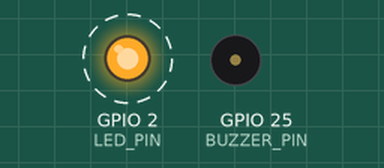
The sketch below on a simulated ESP32. Parts: output pins drawn as LEDs (lit = HIGH), buzzer (waves = sounding, pin HIGH). Dashed ring = blinking. WiFi joins after 1.5 s; servers stay silent unless stated; uploads are accepted with an empty reply; what the sketch prints to the serial monitor is not drawn.

Above: at 0.45 s.
Timing chart, 0 to 3.2 s (numbered marks = the images above):
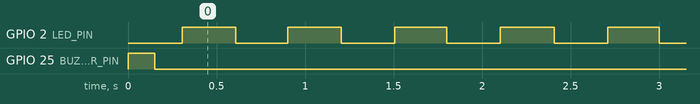

The sketch:

qravy_buzzer.ino
```cpp
/*
  Qravy counter buzzer — ESP32 (Arduino IDE)

  Beeps once every second while the restaurant has a new order (dine-in, online delivery or pickup) or a table
  calling for a waiter — until a staff member taps "Silence buzzer" on the Qravy dashboard (Orders or Service
  Requests page). Details: docs/buzzer-device.md

  Board:     any ESP32 (e.g. "ESP32 Dev Module"). An Arduino Uno / Nano has no Wi-Fi — it won't work.
  Libraries: none to install — everything comes with the ESP32 board package.
  Wiring:    buzzer + → GPIO 25 (a big / loud buzzer: through a transistor), buzzer − → GND.
             The on-board LED (GPIO 2) blinks while it can't reach Qravy, and stays on when all is well.
*/
#include <WiFi.h>
#include <WiFiClientSecure.h>
#include <HTTPClient.h>
#include <esp_task_wdt.h>

// ============================== YOUR SETTINGS ==============================
const char* WIFI_NAME     = "RESTAURANT-WIFI";            // the restaurant's Wi-Fi name (2.4 GHz)
const char* WIFI_PASSWORD = "WIFI-PASSWORD";              // its password

// The restaurant's subdomain — the part before .qravy.com in its link (https://sholoaanabangali.qravy.com)
const char* SUBDOMAIN     = "sholoaanabangali";
// Only one branch should ring this buzzer? Its branch link name (e.g. "gulshan"). Leave "" for every branch.
const char* BRANCH        = "";

const int  BUZZER_PIN        = 25;     // the buzzer
const int  LED_PIN           = 2;      // the on-board LED
const bool PASSIVE_BUZZER    = false;  // false: an "active" buzzer (beeps on its own when powered — most common)
                                       // true:  a "passive" buzzer (needs a tone — it only clicks otherwise)
const bool ACTIVE_LOW        = false;  // true for 3-pin buzzer modules that beep when the pin is LOW
const int  BEEP_LENGTH_MS    = 300;    // how long each beep is (it repeats every second)
// ===========================================================================

const char* QRAVY = "https://admin.qravy.com";  // Qravy's address (no need to change)
String apiLink;                                 // built from SUBDOMAIN / BRANCH in setup()

const uint32_t BEEP_EVERY_MS   = 1000;  // one beep per second
const uint32_t CHECK_EVERY_MS  = 2000;  // ask Qravy every 2 seconds
const uint32_t HTTP_TIMEOUT_MS = 4000;  // never wait longer than this for an answer
const uint32_t GIVE_UP_MS      = 60000; // no answer for a minute: stop beeping (staff can't silence it from here)

volatile bool ringing = false;          // what Qravy said last: true = beep
volatile uint32_t lastGoodAnswer = 0;   // millis() of the last answer from Qravy

void buzzer(bool on) {
  if (PASSIVE_BUZZER) {
    if (on) tone(BUZZER_PIN, 2700);
    else noTone(BUZZER_PIN);
  } else {
    digitalWrite(BUZZER_PIN, (on != ACTIVE_LOW) ? HIGH : LOW);
  }
}

void connectWifi() {
  if (WiFi.status() == WL_CONNECTED) return;
  WiFi.mode(WIFI_STA);
  WiFi.setAutoReconnect(true);
  WiFi.begin(WIFI_NAME, WIFI_PASSWORD);
  uint32_t start = millis();
  while (WiFi.status() != WL_CONNECTED && millis() - start < 15000) {
    vTaskDelay(pdMS_TO_TICKS(250));
  }
}

// Asks Qravy "is anything waiting?" — {"alert": true|false, ...}
void checkQravy() {
  WiFiClientSecure tls;
  tls.setInsecure();  // (encrypted; the certificate isn't checked — fine for a yes/no answer)
  HTTPClient http;
  http.setConnectTimeout(HTTP_TIMEOUT_MS);
  http.setTimeout(HTTP_TIMEOUT_MS);
  if (!http.begin(tls, apiLink)) return;
  int code = http.GET();
  if (code == 200) {
    // the answer: {"alert": true, ...} — ring while "alert" is true
    String body = http.getString();
    int at = body.indexOf("\"alert\"");
    if (at >= 0) {
      int colon = body.indexOf(':', at);
      String value = body.substring(colon + 1, colon + 8);
      value.trim();
      ringing = value.startsWith("true");
      lastGoodAnswer = millis();
    }
  } else {
    Serial.printf("[qravy] HTTP %d\n", code);
  }
  http.end();
}

// Runs on its own (the other core): talking to the internet never delays a beep.
void networkTask(void*) {
  esp_task_wdt_add(NULL);
  for (;;) {
    esp_task_wdt_reset();
    if (WiFi.status() != WL_CONNECTED) {
      Serial.println("[wifi] connecting…");
      connectWifi();
      if (WiFi.status() == WL_CONNECTED) Serial.printf("[wifi] connected, IP %s\n", WiFi.localIP().toString().c_str());
    } else {
      checkQravy();
    }
    vTaskDelay(pdMS_TO_TICKS(CHECK_EVERY_MS));
  }
}

void setup() {
  Serial.begin(115200);
  pinMode(BUZZER_PIN, OUTPUT);
  pinMode(LED_PIN, OUTPUT);
  buzzer(false);

  // orders (dine-in, online, pickup) AND waiter calls all come through this one link
  apiLink = String(QRAVY) + "/waiter/alert?tenant=" + SUBDOMAIN + "&device=1";
  if (strlen(BRANCH)) apiLink += String("&branch=") + BRANCH;
  Serial.println("[qravy] checking " + apiLink);

  // restart by itself if anything hangs for 30 seconds
#if ESP_ARDUINO_VERSION_MAJOR >= 3
  esp_task_wdt_config_t wdt = { .timeout_ms = 30000, .idle_core_mask = 0, .trigger_panic = true };
  esp_task_wdt_reconfigure(&wdt);
#else
  esp_task_wdt_init(30, true);
#endif
  esp_task_wdt_add(NULL);

  buzzer(true); delay(150); buzzer(false);   // one short beep: "I'm on"
  xTaskCreatePinnedToCore(networkTask, "qravy", 12288, NULL, 1, NULL, 0);
}

void loop() {
  esp_task_wdt_reset();
  uint32_t now = millis();
  bool online = lastGoodAnswer && now - lastGoodAnswer < 20000;
  bool beep = ringing && lastGoodAnswer && now - lastGoodAnswer < GIVE_UP_MS;

  // one beep every second while there's an order or a call waiting
  buzzer(beep && (now % BEEP_EVERY_MS) < (uint32_t)BEEP_LENGTH_MS);

  // LED: on = connected to Qravy · blinking = no Wi-Fi / can't reach Qravy
  digitalWrite(LED_PIN, online ? HIGH : ((now / 300) % 2));
  delay(10);
}
```

Measured:
- by itself, GPIO 2 (LED_PIN): alternates HIGH for 0.30 s and LOW for 0.30 s
